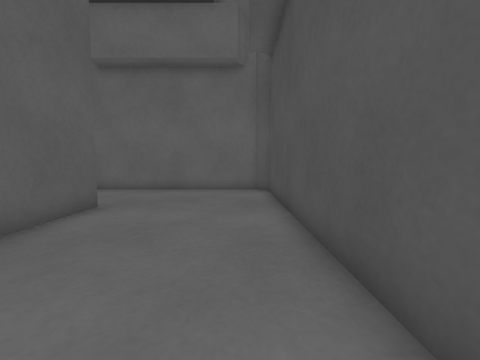
[1] (above)

16 first-person views from a walk through a world built for the Gazebo simulator. The camera is 0.07 m above the floor, tilts 4° down and sees 90° across. The floor is counted in squares, 0.05 m on a side. Each view is taken from the middle of a square. On the plan, view 1 faces up. The plan holds only what a view shows up to about 13 squares ahead; the rest is blank.

[2]
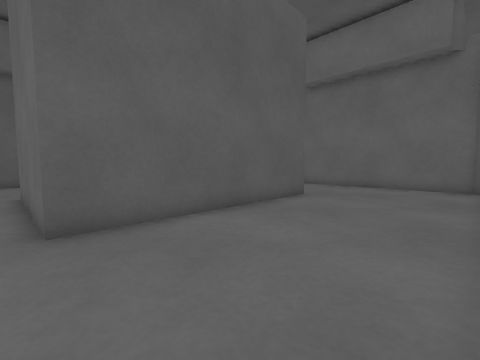

[3]
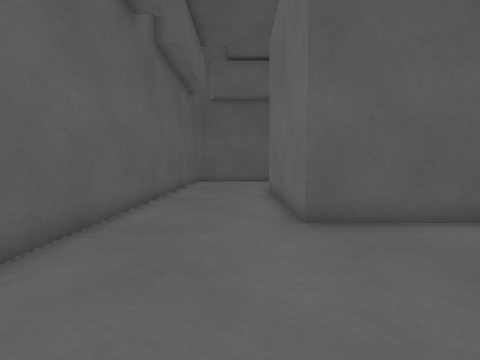

[4]
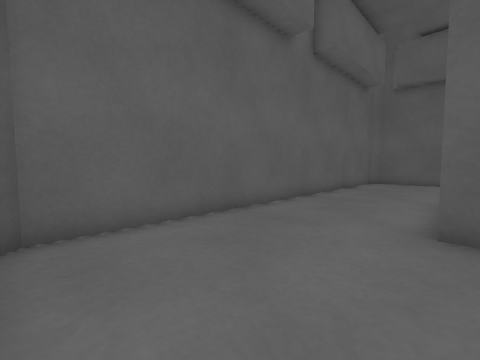

[5]
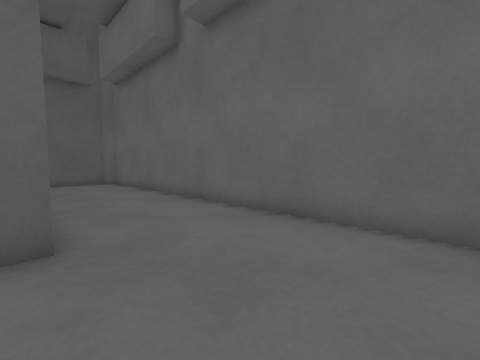

[6]
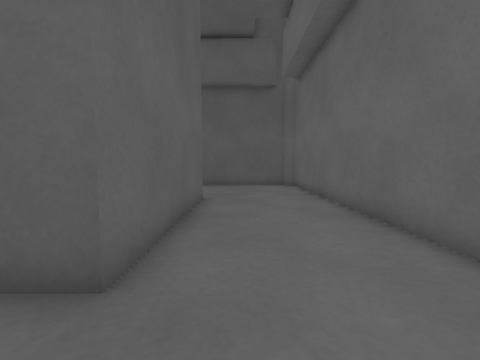

[7]
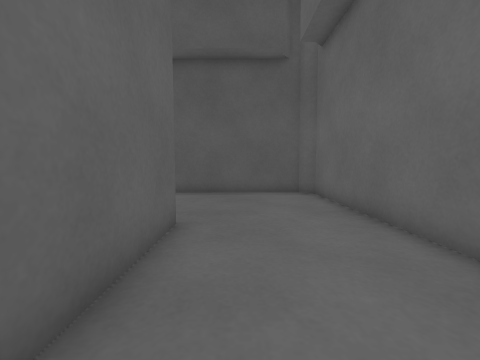

[8]
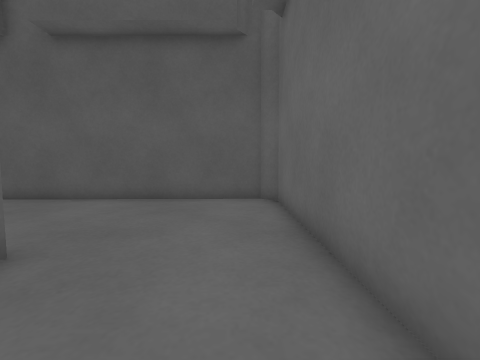

[9]
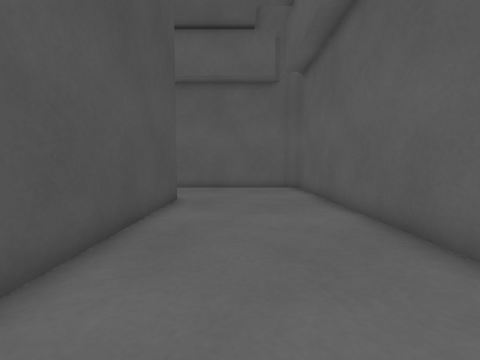

[10]
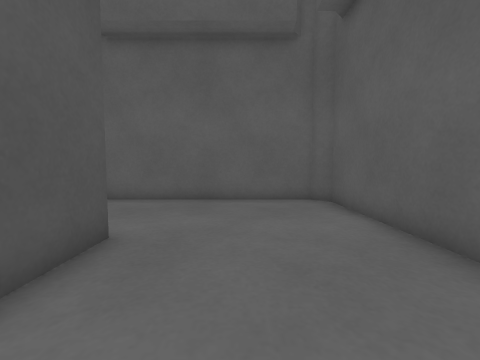

[11]
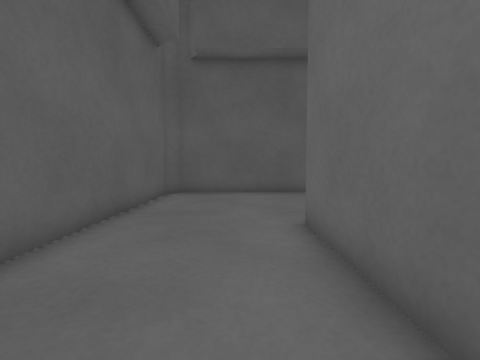

[12]
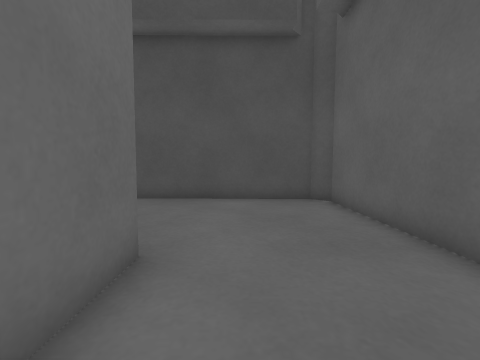

[13]
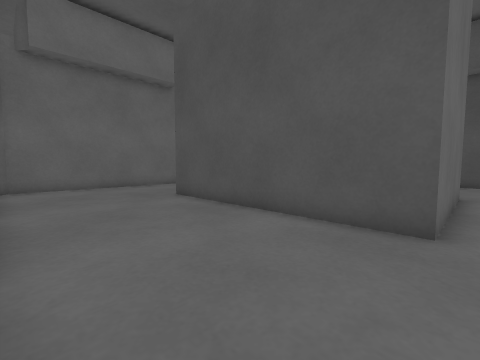

[14]
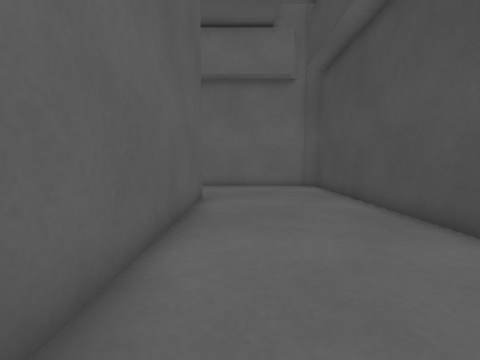

[15]
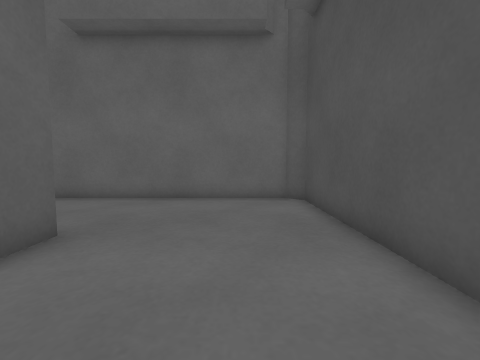

[16]
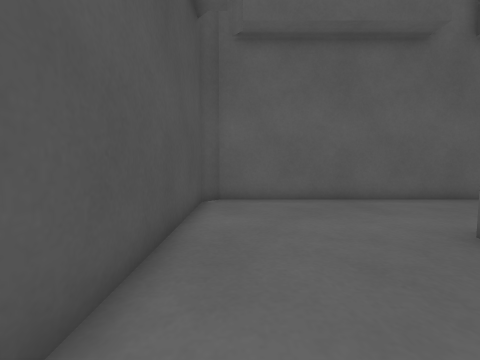

### Floor plan
Points are (right, up) in squares from view 1. A wall is a line through its corners. A room is listed if a view was taken in it or the views show most of it. See-through windows are left out.
Room 1 (views 1, 2, 3, 4, 5, 6, 7, 8, 9, 10, 11, 12, 13, 14, 15, 16)
walls: (-11.5, -1.5) (-11.5, 7.5) (-4.5, 7.5) (-4.5, -1.5) (-11.5, -1.5); (-17.4, -5.8) (-16.8, -6.4) (0.8, -6.4) (1.4, -5.8) (1.4, 11.8) (0.8, 12.4) (-16.8, 12.4) (-17.4, 11.8) (-17.4, -5.8)

Positions as (right, up) in squares from view 1, and headings:
1: (0, 0), facing up
2: (1, -2), facing up-left
3: (1, -3), facing left
4: (1, -1), facing down-left
5: (0, 7), facing up-left
6: (-2, 9), facing left
7: (-6, 9), facing left
8: (-8, 11), facing left
9: (-14, 8), facing down
10: (-14, 3), facing down
11: (-6, -3), facing left
12: (-8, -3), facing right
13: (-17, -2), facing up-right
14: (-3, -2), facing up
15: (-1, 3), facing up
16: (0, 3), facing down
